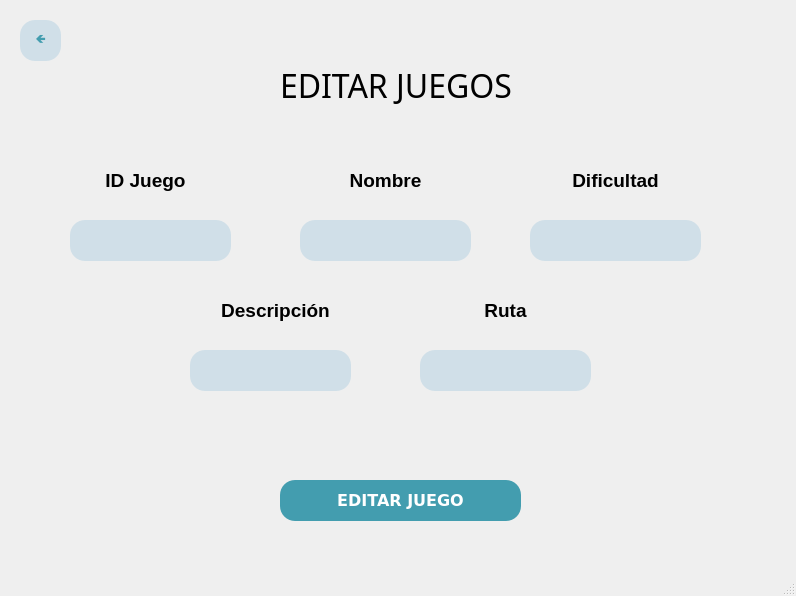
<?xml version="1.0" encoding="UTF-8"?>
<ui version="4.0">
 <class>MainWindow</class>
 <widget class="QMainWindow" name="MainWindow">
  <property name="geometry">
   <rect>
    <x>0</x>
    <y>0</y>
    <width>796</width>
    <height>596</height>
   </rect>
  </property>
  <property name="windowTitle">
   <string>MainWindow</string>
  </property>
  <widget class="QWidget" name="centralwidget">
   <widget class="QPushButton" name="BotonEditarJuego">
    <property name="geometry">
     <rect>
      <x>280</x>
      <y>480</y>
      <width>241</width>
      <height>41</height>
     </rect>
    </property>
    <property name="palette">
     <palette>
      <active>
       <colorrole role="WindowText">
        <brush brushstyle="SolidPattern">
         <color alpha="255">
          <red>255</red>
          <green>255</green>
          <blue>255</blue>
         </color>
        </brush>
       </colorrole>
       <colorrole role="Button">
        <brush brushstyle="SolidPattern">
         <color alpha="255">
          <red>67</red>
          <green>157</green>
          <blue>175</blue>
         </color>
        </brush>
       </colorrole>
       <colorrole role="Text">
        <brush brushstyle="SolidPattern">
         <color alpha="255">
          <red>255</red>
          <green>255</green>
          <blue>255</blue>
         </color>
        </brush>
       </colorrole>
       <colorrole role="ButtonText">
        <brush brushstyle="SolidPattern">
         <color alpha="255">
          <red>255</red>
          <green>255</green>
          <blue>255</blue>
         </color>
        </brush>
       </colorrole>
       <colorrole role="Base">
        <brush brushstyle="SolidPattern">
         <color alpha="255">
          <red>67</red>
          <green>157</green>
          <blue>175</blue>
         </color>
        </brush>
       </colorrole>
       <colorrole role="Window">
        <brush brushstyle="SolidPattern">
         <color alpha="255">
          <red>67</red>
          <green>157</green>
          <blue>175</blue>
         </color>
        </brush>
       </colorrole>
      </active>
      <inactive>
       <colorrole role="WindowText">
        <brush brushstyle="SolidPattern">
         <color alpha="255">
          <red>255</red>
          <green>255</green>
          <blue>255</blue>
         </color>
        </brush>
       </colorrole>
       <colorrole role="Button">
        <brush brushstyle="SolidPattern">
         <color alpha="255">
          <red>67</red>
          <green>157</green>
          <blue>175</blue>
         </color>
        </brush>
       </colorrole>
       <colorrole role="Text">
        <brush brushstyle="SolidPattern">
         <color alpha="255">
          <red>255</red>
          <green>255</green>
          <blue>255</blue>
         </color>
        </brush>
       </colorrole>
       <colorrole role="ButtonText">
        <brush brushstyle="SolidPattern">
         <color alpha="255">
          <red>255</red>
          <green>255</green>
          <blue>255</blue>
         </color>
        </brush>
       </colorrole>
       <colorrole role="Base">
        <brush brushstyle="SolidPattern">
         <color alpha="255">
          <red>67</red>
          <green>157</green>
          <blue>175</blue>
         </color>
        </brush>
       </colorrole>
       <colorrole role="Window">
        <brush brushstyle="SolidPattern">
         <color alpha="255">
          <red>67</red>
          <green>157</green>
          <blue>175</blue>
         </color>
        </brush>
       </colorrole>
      </inactive>
      <disabled>
       <colorrole role="WindowText">
        <brush brushstyle="SolidPattern">
         <color alpha="255">
          <red>255</red>
          <green>255</green>
          <blue>255</blue>
         </color>
        </brush>
       </colorrole>
       <colorrole role="Button">
        <brush brushstyle="SolidPattern">
         <color alpha="255">
          <red>67</red>
          <green>157</green>
          <blue>175</blue>
         </color>
        </brush>
       </colorrole>
       <colorrole role="Text">
        <brush brushstyle="SolidPattern">
         <color alpha="255">
          <red>255</red>
          <green>255</green>
          <blue>255</blue>
         </color>
        </brush>
       </colorrole>
       <colorrole role="ButtonText">
        <brush brushstyle="SolidPattern">
         <color alpha="255">
          <red>255</red>
          <green>255</green>
          <blue>255</blue>
         </color>
        </brush>
       </colorrole>
       <colorrole role="Base">
        <brush brushstyle="SolidPattern">
         <color alpha="255">
          <red>67</red>
          <green>157</green>
          <blue>175</blue>
         </color>
        </brush>
       </colorrole>
       <colorrole role="Window">
        <brush brushstyle="SolidPattern">
         <color alpha="255">
          <red>67</red>
          <green>157</green>
          <blue>175</blue>
         </color>
        </brush>
       </colorrole>
      </disabled>
     </palette>
    </property>
    <property name="font">
     <font>
      <family>Verdana</family>
      <pointsize>12</pointsize>
      <weight>75</weight>
      <bold>true</bold>
     </font>
    </property>
    <property name="cursor">
     <cursorShape>PointingHandCursor</cursorShape>
    </property>
    <property name="styleSheet">
     <string notr="true">background-color: rgb(67, 157, 175);
color: rgb(255, 255, 255);
font-weight: bold;
font-family: 'Verdana';
border-radius: 15px;</string>
    </property>
    <property name="text">
     <string>EDITAR JUEGO</string>
    </property>
   </widget>
   <widget class="QLabel" name="Titulo">
    <property name="geometry">
     <rect>
      <x>280</x>
      <y>40</y>
      <width>651</width>
      <height>91</height>
     </rect>
    </property>
    <property name="font">
     <font>
      <family>Bell MT</family>
      <pointsize>24</pointsize>
      <weight>50</weight>
      <bold>false</bold>
     </font>
    </property>
    <property name="text">
     <string>&lt;html&gt;&lt;head/&gt;&lt;body&gt;&lt;p&gt;EDITAR JUEGOS&lt;/p&gt;&lt;/body&gt;&lt;/html&gt;</string>
    </property>
   </widget>
   <widget class="QLineEdit" name="Descripcion_entrada">
    <property name="geometry">
     <rect>
      <x>190</x>
      <y>350</y>
      <width>161</width>
      <height>41</height>
     </rect>
    </property>
    <property name="styleSheet">
     <string notr="true">border-radius: 15px;
background-color: rgb(208, 223, 232);</string>
    </property>
   </widget>
   <widget class="QLineEdit" name="IDJuego_entrada">
    <property name="geometry">
     <rect>
      <x>70</x>
      <y>220</y>
      <width>161</width>
      <height>41</height>
     </rect>
    </property>
    <property name="styleSheet">
     <string notr="true">border-radius: 15px;
background-color: rgb(208, 223, 232);</string>
    </property>
   </widget>
   <widget class="QLabel" name="label_8">
    <property name="geometry">
     <rect>
      <x>400</x>
      <y>290</y>
      <width>211</width>
      <height>41</height>
     </rect>
    </property>
    <property name="text">
     <string>&lt;html&gt;&lt;head/&gt;&lt;body&gt;&lt;p align=&quot;center&quot;&gt;&lt;span style=&quot; font-size:14pt; font-weight:600;&quot;&gt;Ruta&lt;/span&gt;&lt;/p&gt;&lt;/body&gt;&lt;/html&gt;</string>
    </property>
   </widget>
   <widget class="QLineEdit" name="Dificultad_entrada">
    <property name="geometry">
     <rect>
      <x>530</x>
      <y>220</y>
      <width>171</width>
      <height>41</height>
     </rect>
    </property>
    <property name="styleSheet">
     <string notr="true">border-radius: 15px;
background-color: rgb(208, 223, 232);</string>
    </property>
   </widget>
   <widget class="QLineEdit" name="Ruta_entrada">
    <property name="geometry">
     <rect>
      <x>420</x>
      <y>350</y>
      <width>171</width>
      <height>41</height>
     </rect>
    </property>
    <property name="styleSheet">
     <string notr="true">border-radius: 15px;
background-color: rgb(208, 223, 232);</string>
    </property>
   </widget>
   <widget class="QLabel" name="label_3">
    <property name="geometry">
     <rect>
      <x>280</x>
      <y>160</y>
      <width>211</width>
      <height>41</height>
     </rect>
    </property>
    <property name="text">
     <string>&lt;html&gt;&lt;head/&gt;&lt;body&gt;&lt;p align=&quot;center&quot;&gt;&lt;span style=&quot; font-size:14pt; font-weight:600;&quot;&gt;Nombre&lt;/span&gt;&lt;/p&gt;&lt;/body&gt;&lt;/html&gt;</string>
    </property>
   </widget>
   <widget class="QLabel" name="label_4">
    <property name="geometry">
     <rect>
      <x>510</x>
      <y>160</y>
      <width>211</width>
      <height>41</height>
     </rect>
    </property>
    <property name="text">
     <string>&lt;html&gt;&lt;head/&gt;&lt;body&gt;&lt;p align=&quot;center&quot;&gt;&lt;span style=&quot; font-size:14pt; font-weight:600;&quot;&gt;Dificultad&lt;/span&gt;&lt;/p&gt;&lt;/body&gt;&lt;/html&gt;</string>
    </property>
   </widget>
   <widget class="QLineEdit" name="Nombre_entrada">
    <property name="geometry">
     <rect>
      <x>300</x>
      <y>220</y>
      <width>171</width>
      <height>41</height>
     </rect>
    </property>
    <property name="styleSheet">
     <string notr="true">border-radius: 15px;
background-color: rgb(208, 223, 232);</string>
    </property>
   </widget>
   <widget class="QLabel" name="label_2">
    <property name="geometry">
     <rect>
      <x>170</x>
      <y>290</y>
      <width>211</width>
      <height>41</height>
     </rect>
    </property>
    <property name="text">
     <string>&lt;html&gt;&lt;head/&gt;&lt;body&gt;&lt;p align=&quot;center&quot;&gt;&lt;span style=&quot; font-size:14pt; font-weight:600;&quot;&gt;Descripción&lt;/span&gt;&lt;/p&gt;&lt;/body&gt;&lt;/html&gt;</string>
    </property>
   </widget>
   <widget class="QLabel" name="label">
    <property name="geometry">
     <rect>
      <x>40</x>
      <y>160</y>
      <width>211</width>
      <height>41</height>
     </rect>
    </property>
    <property name="text">
     <string>&lt;html&gt;&lt;head/&gt;&lt;body&gt;&lt;p align=&quot;center&quot;&gt;&lt;span style=&quot; font-size:14pt; font-weight:600;&quot;&gt;ID Juego&lt;/span&gt;&lt;/p&gt;&lt;/body&gt;&lt;/html&gt;</string>
    </property>
   </widget>
   <widget class="QPushButton" name="BotonAtras">
    <property name="geometry">
     <rect>
      <x>20</x>
      <y>20</y>
      <width>41</width>
      <height>41</height>
     </rect>
    </property>
    <property name="palette">
     <palette>
      <active>
       <colorrole role="WindowText">
        <brush brushstyle="SolidPattern">
         <color alpha="255">
          <red>67</red>
          <green>157</green>
          <blue>175</blue>
         </color>
        </brush>
       </colorrole>
       <colorrole role="Button">
        <brush brushstyle="SolidPattern">
         <color alpha="255">
          <red>208</red>
          <green>223</green>
          <blue>232</blue>
         </color>
        </brush>
       </colorrole>
       <colorrole role="Text">
        <brush brushstyle="SolidPattern">
         <color alpha="255">
          <red>67</red>
          <green>157</green>
          <blue>175</blue>
         </color>
        </brush>
       </colorrole>
       <colorrole role="ButtonText">
        <brush brushstyle="SolidPattern">
         <color alpha="255">
          <red>67</red>
          <green>157</green>
          <blue>175</blue>
         </color>
        </brush>
       </colorrole>
       <colorrole role="Base">
        <brush brushstyle="SolidPattern">
         <color alpha="255">
          <red>208</red>
          <green>223</green>
          <blue>232</blue>
         </color>
        </brush>
       </colorrole>
       <colorrole role="Window">
        <brush brushstyle="SolidPattern">
         <color alpha="255">
          <red>208</red>
          <green>223</green>
          <blue>232</blue>
         </color>
        </brush>
       </colorrole>
      </active>
      <inactive>
       <colorrole role="WindowText">
        <brush brushstyle="SolidPattern">
         <color alpha="255">
          <red>67</red>
          <green>157</green>
          <blue>175</blue>
         </color>
        </brush>
       </colorrole>
       <colorrole role="Button">
        <brush brushstyle="SolidPattern">
         <color alpha="255">
          <red>208</red>
          <green>223</green>
          <blue>232</blue>
         </color>
        </brush>
       </colorrole>
       <colorrole role="Text">
        <brush brushstyle="SolidPattern">
         <color alpha="255">
          <red>67</red>
          <green>157</green>
          <blue>175</blue>
         </color>
        </brush>
       </colorrole>
       <colorrole role="ButtonText">
        <brush brushstyle="SolidPattern">
         <color alpha="255">
          <red>67</red>
          <green>157</green>
          <blue>175</blue>
         </color>
        </brush>
       </colorrole>
       <colorrole role="Base">
        <brush brushstyle="SolidPattern">
         <color alpha="255">
          <red>208</red>
          <green>223</green>
          <blue>232</blue>
         </color>
        </brush>
       </colorrole>
       <colorrole role="Window">
        <brush brushstyle="SolidPattern">
         <color alpha="255">
          <red>208</red>
          <green>223</green>
          <blue>232</blue>
         </color>
        </brush>
       </colorrole>
      </inactive>
      <disabled>
       <colorrole role="WindowText">
        <brush brushstyle="SolidPattern">
         <color alpha="255">
          <red>67</red>
          <green>157</green>
          <blue>175</blue>
         </color>
        </brush>
       </colorrole>
       <colorrole role="Button">
        <brush brushstyle="SolidPattern">
         <color alpha="255">
          <red>208</red>
          <green>223</green>
          <blue>232</blue>
         </color>
        </brush>
       </colorrole>
       <colorrole role="Text">
        <brush brushstyle="SolidPattern">
         <color alpha="255">
          <red>67</red>
          <green>157</green>
          <blue>175</blue>
         </color>
        </brush>
       </colorrole>
       <colorrole role="ButtonText">
        <brush brushstyle="SolidPattern">
         <color alpha="255">
          <red>67</red>
          <green>157</green>
          <blue>175</blue>
         </color>
        </brush>
       </colorrole>
       <colorrole role="Base">
        <brush brushstyle="SolidPattern">
         <color alpha="255">
          <red>208</red>
          <green>223</green>
          <blue>232</blue>
         </color>
        </brush>
       </colorrole>
       <colorrole role="Window">
        <brush brushstyle="SolidPattern">
         <color alpha="255">
          <red>208</red>
          <green>223</green>
          <blue>232</blue>
         </color>
        </brush>
       </colorrole>
      </disabled>
     </palette>
    </property>
    <property name="cursor">
     <cursorShape>PointingHandCursor</cursorShape>
    </property>
    <property name="styleSheet">
     <string notr="true">background-color: rgb(208, 223, 232);
color:rgb(67, 157, 175);
font-weight: bold;
font-family: 'Verdana';
border-radius: 15px;</string>
    </property>
    <property name="text">
     <string>🡸</string>
    </property>
   </widget>
  </widget>
  <widget class="QStatusBar" name="statusbar"/>
 </widget>
 <resources/>
 <connections/>
</ui>
